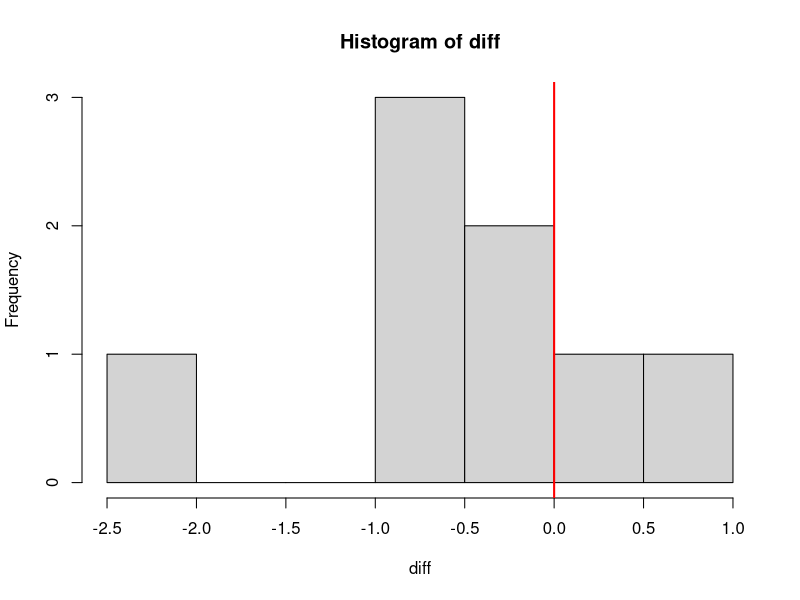
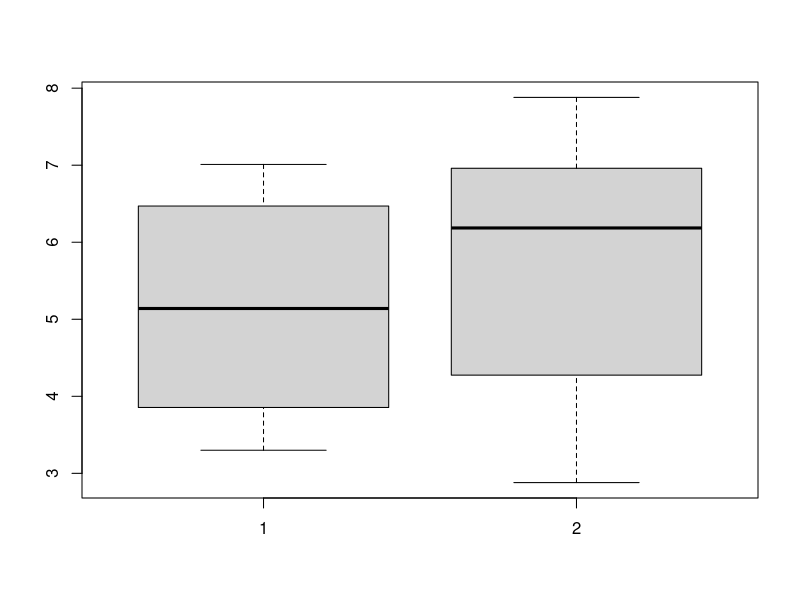
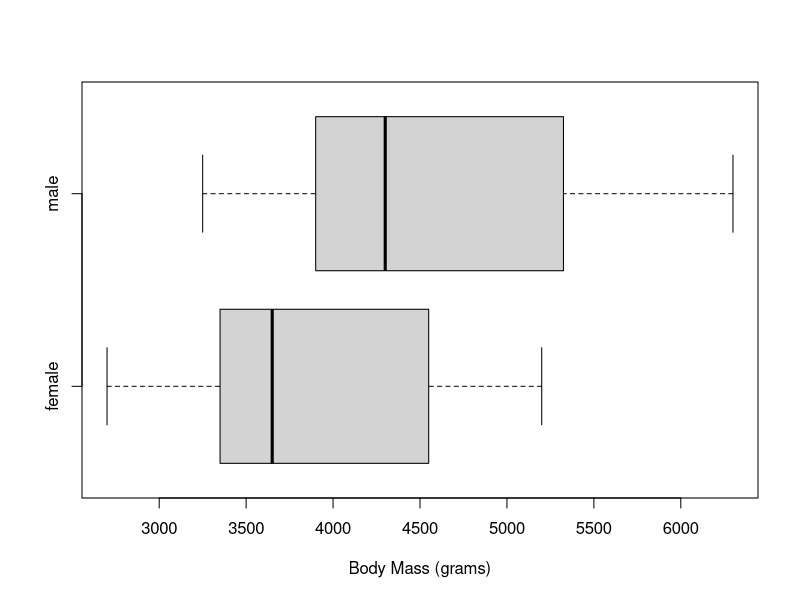

R code for these plots, in order:
## ---- chunk 1
knitr::opts_chunk$set(echo = TRUE)
set.seed(2112)
## ---- chunk 2
## approximating the sampling distribution
differences <- c()
for(i in 1:10000){
    m1 <- mean(rnorm(22, 0, 2))
    m2 <- mean(rnorm(33, 0, 3))
    differences[i] <- m1 - m2
}
sd(differences)
## ---- chunk 3
## Check
sd(differences)
sqrt(4/22 + 9/33) # Close enough
## ---- chunk 4
#| label: paired_oint
withoint <- c(6.44, 6.06, 4.22, 3.3, 6.5, 3.49, 7.01, 4.22)
without <- c(7.22, 6.05, 4.55, 4, 6.7, 2.88, 7.88, 6.32)
diff <- withoint - without

hist(diff)
abline(v = 0, col = "red", lwd = 2)

t.test(x = diff, alternative = "less")
## ---- chunk 5
#| label: two_sample_oint
boxplot(withoint, without)
abline(v = 0, col = "red", lwd = 2)
t.test(x = withoint, y = without, alternative = "less")
## ---- chunk 6
#| label: penguins_t_test
#| fig-height: 2
library(palmerpenguins)
boxplot(body_mass_g ~ sex, data = penguins, horizontal = TRUE,
    xlab = "Body Mass (grams)", ylab = NULL)
t.test(body_mass_g ~ sex, data = penguins)
## ---- chunk 7
#| echo: true
#| eval: true
1 - pt(1.55, 49)
## ---- chunk 8
t.test(mpg ~ am, data = mtcars)
